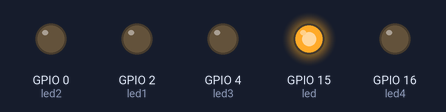
Bench run of a program on a simulated ESP32 board running MicroPython. Parts: output pins drawn as LEDs (lit = HIGH).

Above: at 0.1 s.
At 0.5 s:
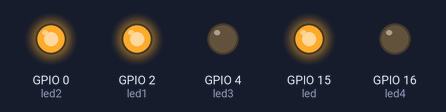
At 0.8 s:
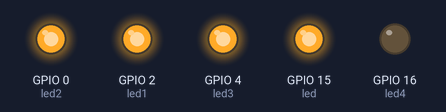
At 1.5 s:
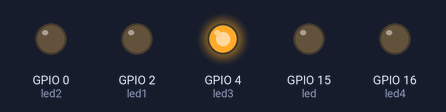
At 2.3 s:
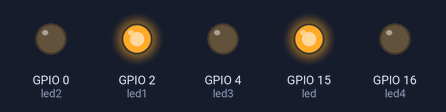
At 3.8 s:
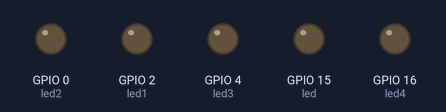
Timing chart, 0 to 4.6 s (numbered marks = the images above):
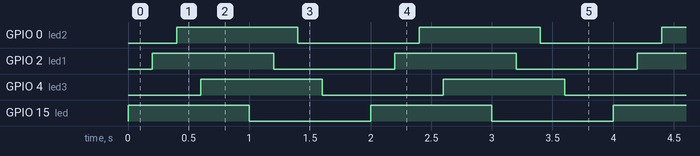

The program:

dot.py
```python
from machine import Pin
from utime import sleep_ms # milli sec


led = Pin(15, Pin.OUT)
led1 = Pin(2, Pin.OUT)
led2 = Pin(0, Pin.OUT)
led3 = Pin(4, Pin.OUT)
led4 = Pin(16, Pin.OUT)
while True:
    led.on()
    sleep_ms(200)
    led1.on()
    sleep_ms(200)
    led2.on()
    sleep_ms(200)
    led3.on()
    sleep_ms(200)
    led3.on()
    sleep_ms(200)
    led.off()
    sleep_ms(200)
    led1.off()
    sleep_ms(200)
    led2.off()
    sleep_ms(200)
    led3.off()
    sleep_ms(200)
    led4.off()
    sleep_ms(200)
```

Measured:
- by itself, GPIO 0 (led2), GPIO 2 (led1), GPIO 4 (led3), GPIO 15 (led): alternates HIGH for 1.0 s and LOW for 1.0 s
- by itself, everything shown: repeats every 2.0 s, in 8 steps
